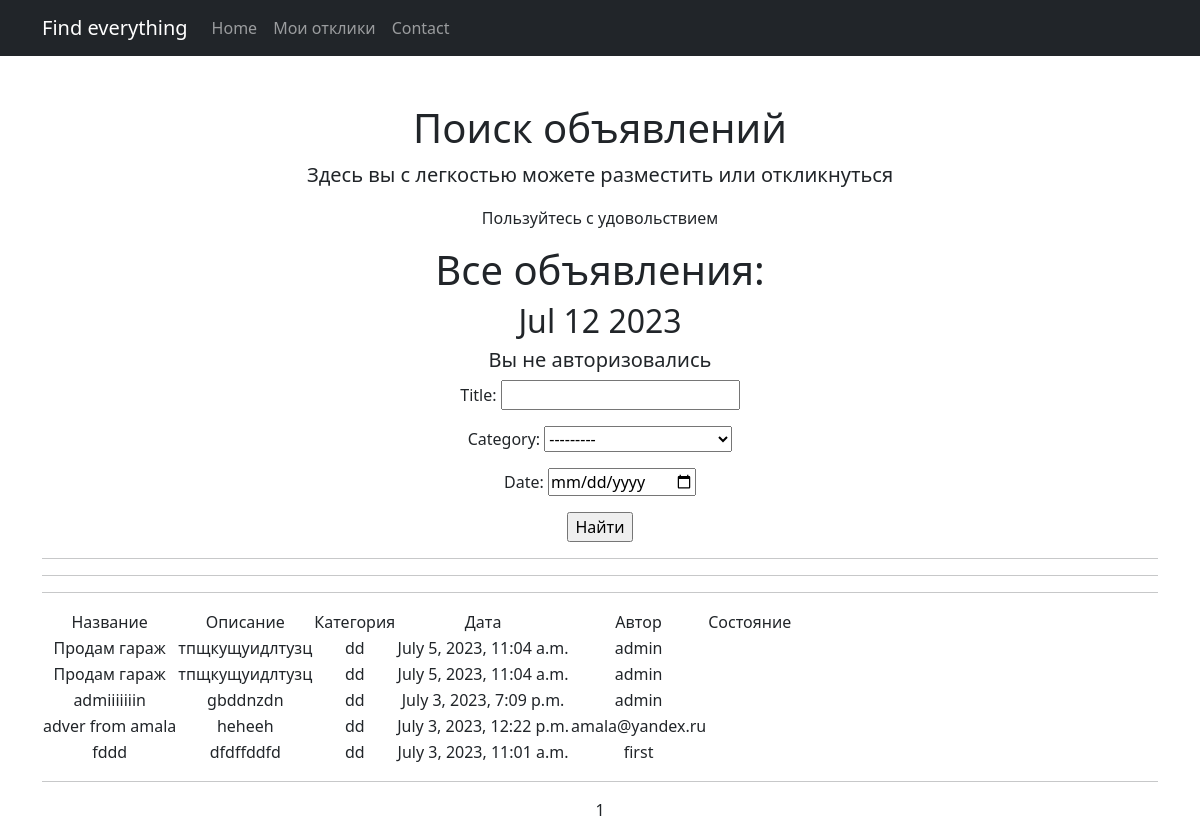
The app's page /adverts/, older data.
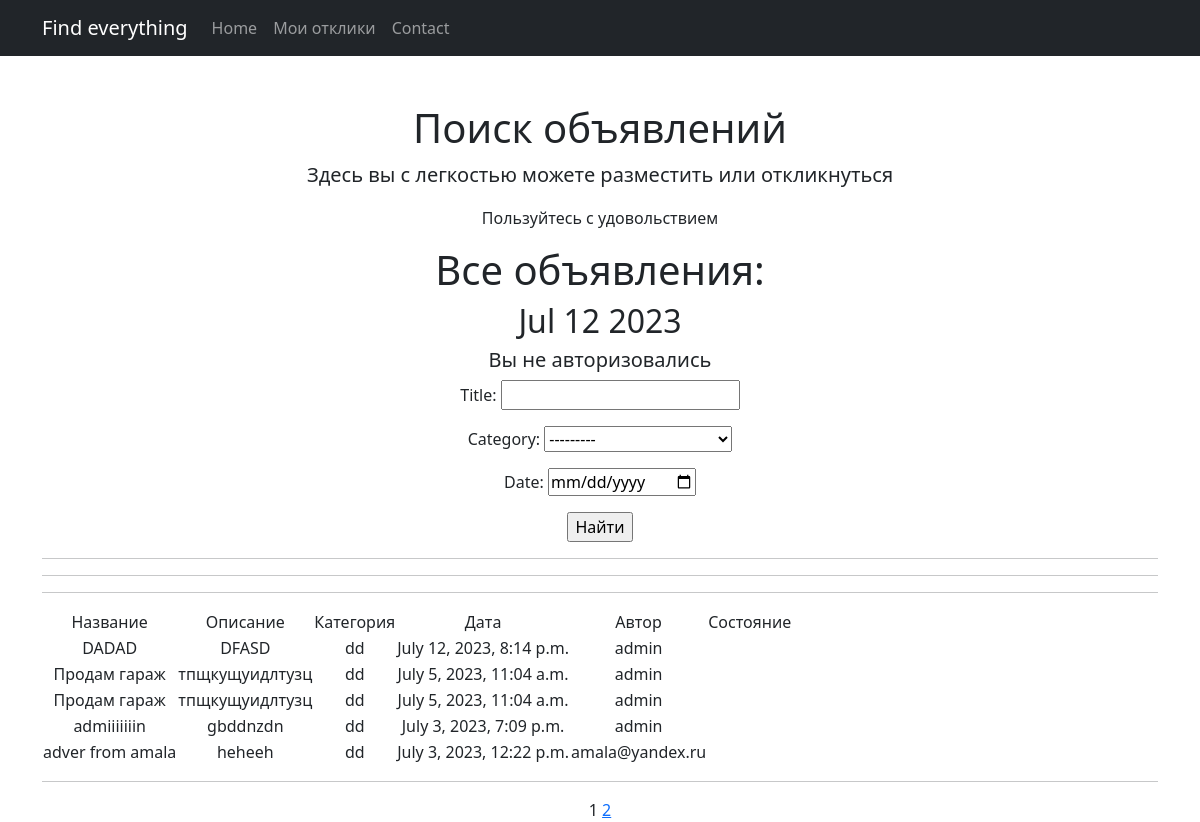
The same page, newer data.
### advert/models.py (models this page shows, shortened)
class Advert(models.Model):
    author = models.ForeignKey(User, on_delete=models.CASCADE)
    category = models.CharField(max_length=12, choices=CATEGORY_CHOICES, default='dd')
    title = models.CharField(max_length=50)
    text = models.TextField()
    createDate = models.DateTimeField(auto_now_add=True)

### advert/views.py (the view)
# urls.py: path('', views.AdvertList.as_view(), name='advert_list'),
class AdvertList(ListView):
    model = Advert
    ordering = '-createDate'
    template_name = 'advert.html'
    context_object_name = 'advert'
    paginate_by = 5
    def get_queryset(self):
        queryset = super().get_queryset()
        self.filterset = AdvertFilter(self.request.GET, queryset)
        return self.filterset.qs
    def get_context_data(self, **kwargs):
        context = super().get_context_data(**kwargs)
        context['time_now'] = datetime.utcnow()
        context['filterset'] = self.filterset
        return context

### advert/templatetags/custom_tags.py (called while the page is built)
@register.simple_tag(takes_context=True)
def url_replace(context, **kwargs):
   d = context['request'].GET.copy()
   for k, v in kwargs.items():
       d[k] = v
   return d.urlencode()

### templates/advert.html (shortened to what this page needs)
{% extends 'flatpages/default.html' %}
{% load custom_tags %}
{% block content %}
    <h1>Все объявления:</h1>
    <h2>{{ time_now|date:'M d Y' }}</h2>
    {% if user.is_authenticated %}
        <h3>Вы авторизовались как:</h3>
        <h4>{{user.username}}</h4>
    {% else %}
         <h5>Вы  не авторизовались</h5>
    {% endif %}
   <form action="" method="get">
       {{ filterset.form.as_p }}
       <input type="submit" value="Найти" />
   </form>
    <hr>
   <hr>
   {% if advert %}
            <table>
           <tr>
               <td>Название</td>
               <td>Описание</td>
               <td>Категория</td>
               <td>Дата</td>
               <td>Автор</td>
               <td>Состояние</td>
           </tr>
           {% for ad in advert %}
           <tr>
               <td>{{ ad.title }}</td>
               <td>{{ ad.text|truncatewords:2 }}</td>
               <td>{{ ad.category }}</td>
               <td>{{ ad.createDate }}</td>
               <td>{{ ad.author.username }}</td>
               <td>{{ response.status }}</td>
               <td>
                </td>
           </tr>
           {% endfor %}
           <hr>
       </table>
   {% else %}
       <h2>Объявлений нет!</h2>
   {% endif %}
     <hr>
   {{ page_obj.number }}
   {% if page_obj.has_next %}
       <a href="?{% url_replace page=page_obj.next_page_number %}">{{ page_obj.next_page_number }}</a>
   {% endif %}
{% endblock content %}

Row changes from the older to the newer data that the page shows:
no longer on this page (row unchanged): Advert: title "fddd", text "dfdffddfd", category "dd", createDate "July 3, 2023, 11:01 a.m.", author.username "first"
added Advert: title "DADAD", text "DFASD", category "dd", createDate "July 12, 2023, 8:14 p.m.", author.username "admin"
Text that changed along with them:
{{ page_obj.next_page_number }}: (not shown) → "2"
